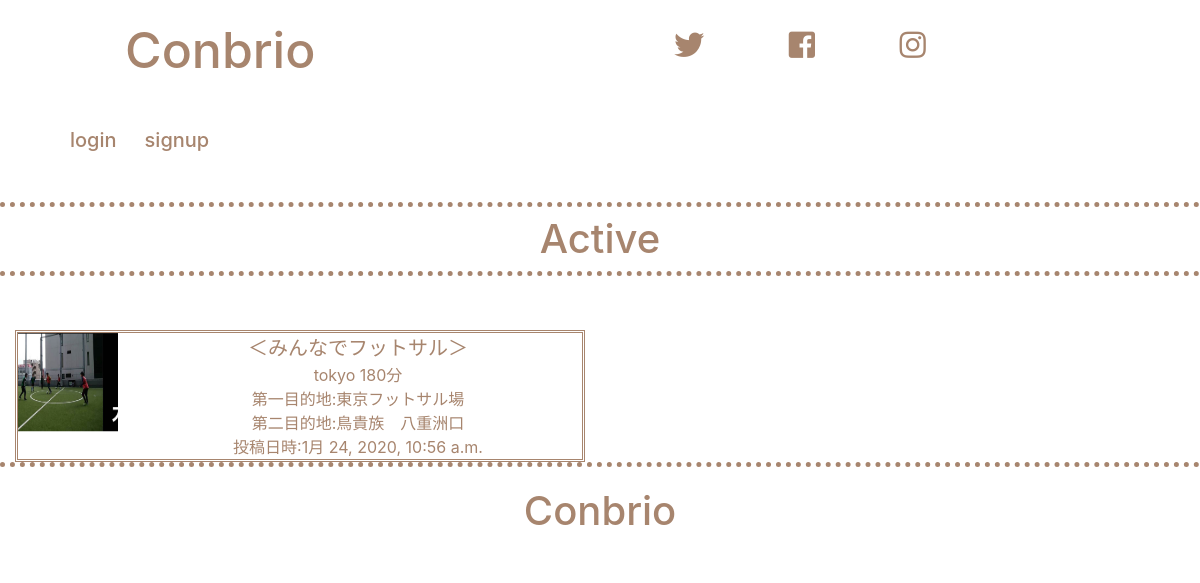
The page /plan_list/Active/ on the database its author committed.
### app/models.py (models this page shows, shortened)
class Category(models.Model):
    title=models.CharField(max_length=100,unique=True)

class Plan(models.Model):
    plan_title=models.CharField(max_length=200)
    slug=models.SlugField()
    first_place = models.CharField(max_length=200)
    second_place = models.CharField(max_length=200)
    totaltime=models.IntegerField(default=10)
    created_at=models.DateTimeField(auto_now=True)
    image=models.ImageField(upload_to='photos/')
    city_name=models.ForeignKey("City",on_delete=models.PROTECT)
    plan_categories=models.ForeignKey('Category',on_delete=models.PROTECT)
    plan_user=models.ForeignKey("users.User",on_delete=models.CASCADE)

class City(models.Model):
    name=models.CharField(max_length=30)
    slug=models.SlugField()
    def __str__(self):
        return self.slug

### app/views.py (the view)
# urls.py: path('plan_list/<str:plan_categories>/',views.plan_list,name='plan_list'),
def plan_list(request,plan_categories):
    plan_categories=Category.objects.get(title=plan_categories)
    planning=Plan.objects.filter(plan_categories=plan_categories).order_by('-created_at')
    return render(request,'app/plan_list.html',{'planning':planning,'plan_categories':plan_categories})

### app/templates/app/plan_list.html (shortened to what this page needs)
{% extends "app/base.html" %}
{% block content %}
<div>
{%if plan_categories%}
<h2>{{plan_categories.title}}</h2>
{%endif%}
</div>
{%for plan in planning%}
<div class="row">
            <div class="col-md-6 col-md-5 col-sm-5">
                <div class="media" style="border-style:double; color: rgb(167, 133, 110);">
                    <img class="d-flex mr-3" data-src="holder.js/64x64?theme=sky" alt="100x100" src="{{plan.image.url}}" data-holder-rendered="true" style="width: 100px; height: 100px;">
                    <div class="media-body" style="display: inline-block;">
                        <div class=" container-fluid" style="font-size: 20px;">＜{{plan.plan_title}}＞</div>
                        <p>{{plan.city_name}}</p>
                        <p>{{plan.totaltime}}分</p>
                        <br>
                        <p>第一目的地:{{plan.first_place}}</p>
                        <br>
                        <p>第二目的地:{{plan.second_place}}</p>
                        <br>
                        <p>投稿日時:{{plan.created_at}}</p>
                    </div>
                    </div>
                </div>
            </div>
                        {%endfor%}
{%endblock%}

### app/static/css/style.css (style rules this page uses)
h2 { text-align: center; margin:40px 0px 30px 0px; color: rgb(167, 133, 110); padding: 0.2em 0; border-top: dotted 5px rgb(167, 133, 110); border-bottom: dotted 5px rgb(167, 133, 110); font-size: 40px; }
.row { text-align: center; margin: auto; padding: 0; }
p { color:rgb(167, 133, 110); padding:0px; margin:0px; display: inline-block; }

### rows shown on the page
Category: title "Active"
Plan: image (picture), plan_title "みんなでフットサル", city_name "tokyo", totaltime "180", first_place "東京フットサル場", second_place "鳥貴族 八重洲口", created_at "1月 24, 2020, 10:56 a.m."
